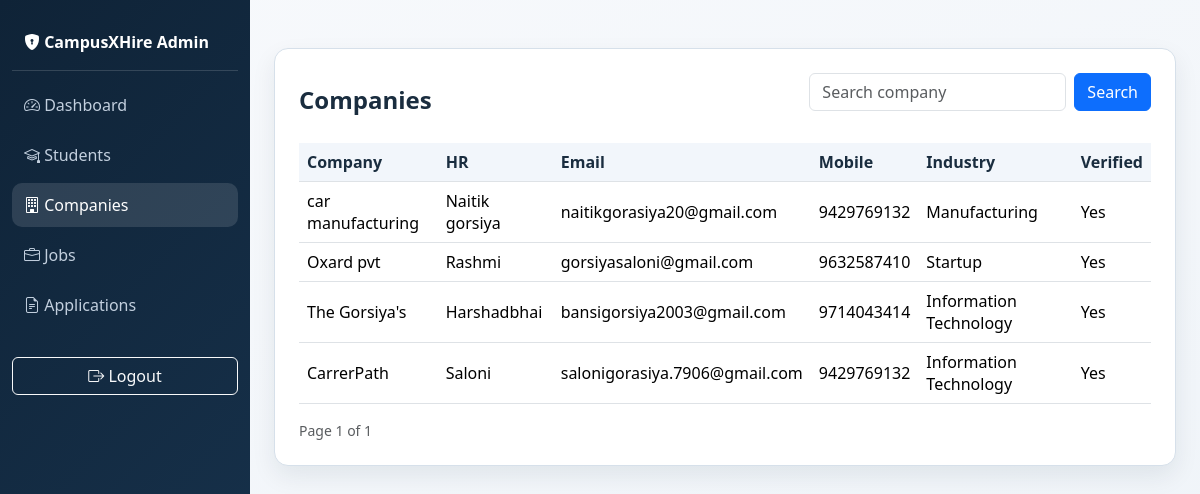
The app's page /admin/companies (signed in) with its own data.
### app/models/company.py (models this page shows)
class Company(db.Model):
    __tablename__ = "companies"
    id = db.Column(db.Integer, primary_key=True)
    company_name = db.Column(db.String(200), nullable=False)
    hr_name = db.Column(db.String(120), nullable=False)
    email = db.Column(db.String(120), unique=True, nullable=False)
    mobile_no = db.Column(db.String(10), nullable=False)
    industry_type = db.Column(db.String(100), nullable=False)
    website = db.Column(db.String(200))
    password = db.Column(db.String(200), nullable=False)
    is_verified = db.Column(db.Boolean, default=False)

### app/routes/auth.py (the view, shortened to what this page needs)
@auth_bp.route("/admin/companies")
@admin_required
def admin_companies():
    q = (request.args.get("q") or "").strip()
    page = request.args.get("page", 1, type=int)
    query = Company.query
    pagination = query.order_by(Company.id.desc()).paginate(page=page, per_page=20, error_out=False)
    return render_template("admin/admin_companies.html", pagination=pagination, companies=pagination.items, q=q)

### app/routes/auth.py (called while the page is built)
def admin_required(view_func):
    @wraps(view_func)
    def wrapper(*args, **kwargs):
        if not session.get("is_admin"):
            flash("Please login as admin to continue.", "warning")
            return redirect(url_for("auth.admin_login"))
        return view_func(*args, **kwargs)
    return wrapper

### templates/admin/admin_companies.html (shortened to what this page needs)
﻿{% extends "admin/base.html" %}
{% block content %}
<div class="panel-card p-3 p-md-4">
    <div class="d-flex flex-wrap align-items-center justify-content-between gap-2 mb-3">
        <h4 class="fw-bold mb-0">Companies</h4>
        <form class="d-flex gap-2" method="GET">
            <input class="form-control" type="text" name="q" value="{{ q }}" placeholder="Search company">
            <button class="btn btn-primary">Search</button>
        </form>
    </div>
    <div class="table-responsive">
        <table class="table table-hover align-middle">
            <thead>
                <tr>
                    <th>Company</th><th>HR</th><th>Email</th><th>Mobile</th><th>Industry</th><th>Verified</th>
                </tr>
            </thead>
            <tbody>
                {% for c in companies %}
                <tr>
                    <td>{{ c.company_name }}</td>
                    <td>{{ c.hr_name }}</td>
                    <td>{{ c.email }}</td>
                    <td>{{ c.mobile_no }}</td>
                    <td>{{ c.industry_type }}</td>
                    <td>{{ "Yes" if c.is_verified else "No" }}</td>
                </tr>
                {% else %}
                <tr><td colspan="6" class="text-center text-muted">No companies found.</td></tr>
                {% endfor %}
            </tbody>
        </table>
    </div>
    <div class="d-flex justify-content-between align-items-center">
        <small class="text-muted">Page {{ pagination.page }} of {{ pagination.pages or 1 }}</small>
    </div>
</div>
{% endblock %}

### static/css/mobile.css (style rules this page uses)
html, body { max-width: 100%; overflow-x: hidden; }
table { width: 100%; }
.table-responsive, .table-container { overflow-x: auto; -webkit-overflow-scrolling: touch; }

### templates/admin/base.html (style rules this page uses)
:root { --primary: #1f4b7a; --secondary: #2f6ea6; --dark: #0f2337; --dark-2: #18344f; --surface: #f7f9fc; --border: #d6e0ea; --text: #1a2d3f; --muted: #5f7388; }
body { font-family: "Segoe UI", Tahoma, Geneva, Verdana, sans-serif; background: linear-gradient(160deg, #f7f9fc 0%, #eef3f8 100%); color: var(--text); }
.panel-card { background: #fff; border: 1px solid var(--border); border-radius: 14px; box-shadow: 0 10px 24px rgba(15, 35, 55, 0.08); }
.table th { background: #f2f6fb; color: var(--text); }

### records on screen
Company: company_name "car manufacturing", hr_name "Naitik gorsiya", email "naitikgorasiya20@gmail.com", mobile_no "9429769132", industry_type "Manufacturing", is_verified "Yes"
Company: company_name "Oxard pvt", hr_name "Rashmi", email "gorsiyasaloni@gmail.com", mobile_no "9632587410", industry_type "Startup", is_verified "Yes"
Company: company_name "The Gorsiya's", hr_name "Harshadbhai", email "bansigorsiya2003@gmail.com", mobile_no "9714043414", industry_type "Information Technology", is_verified "Yes"
Company: company_name "CarrerPath", hr_name "Saloni", email "salonigorasiya.7906@gmail.com", mobile_no "9429769132", industry_type "Information Technology", is_verified "Yes"

### other values on screen
{{ pagination.page }} "1"
{{ pagination.pages or 1 }} "1"
